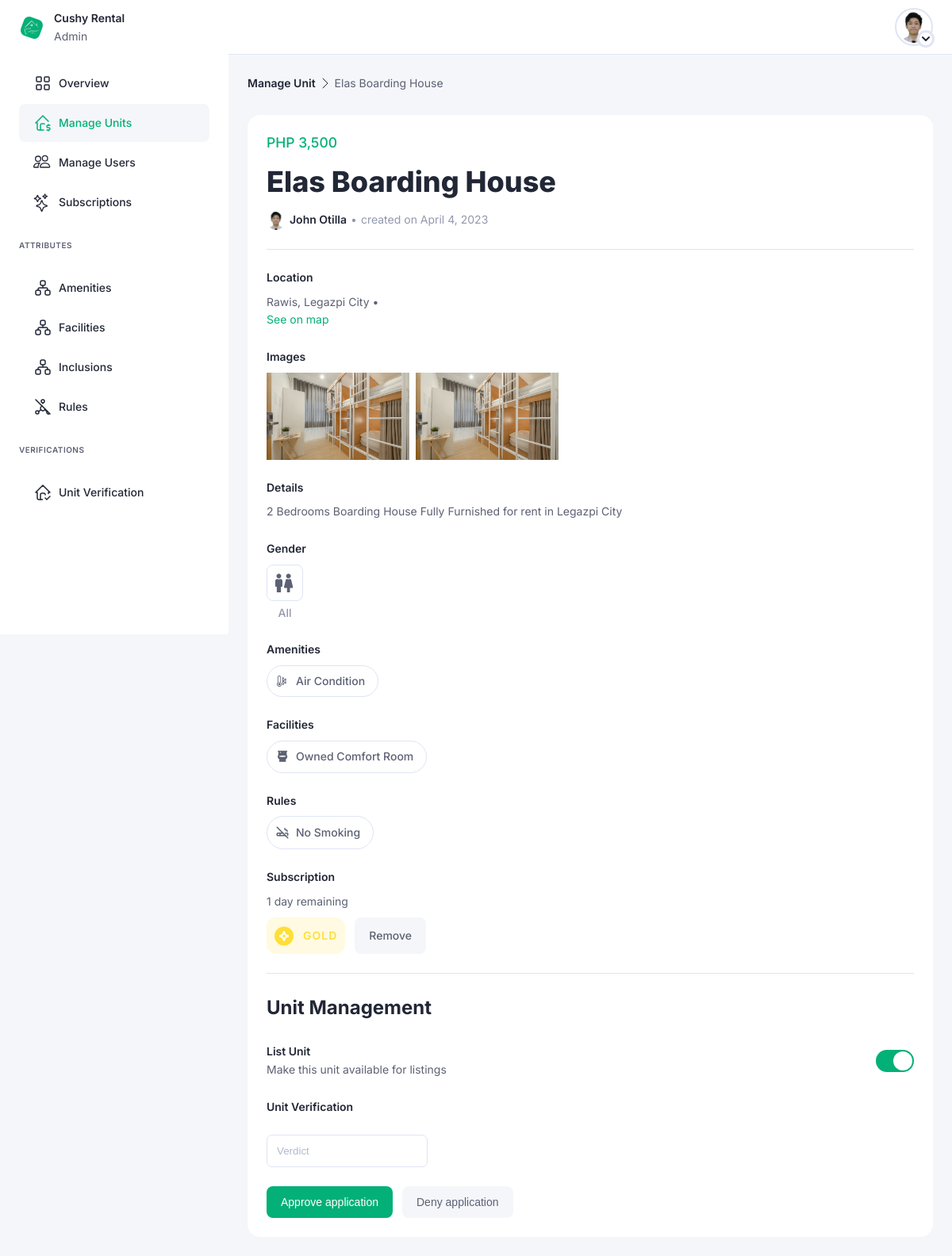
Page /modules/admin/pages/manage_unit_details.php?unit_id=1 on the earlier database version.
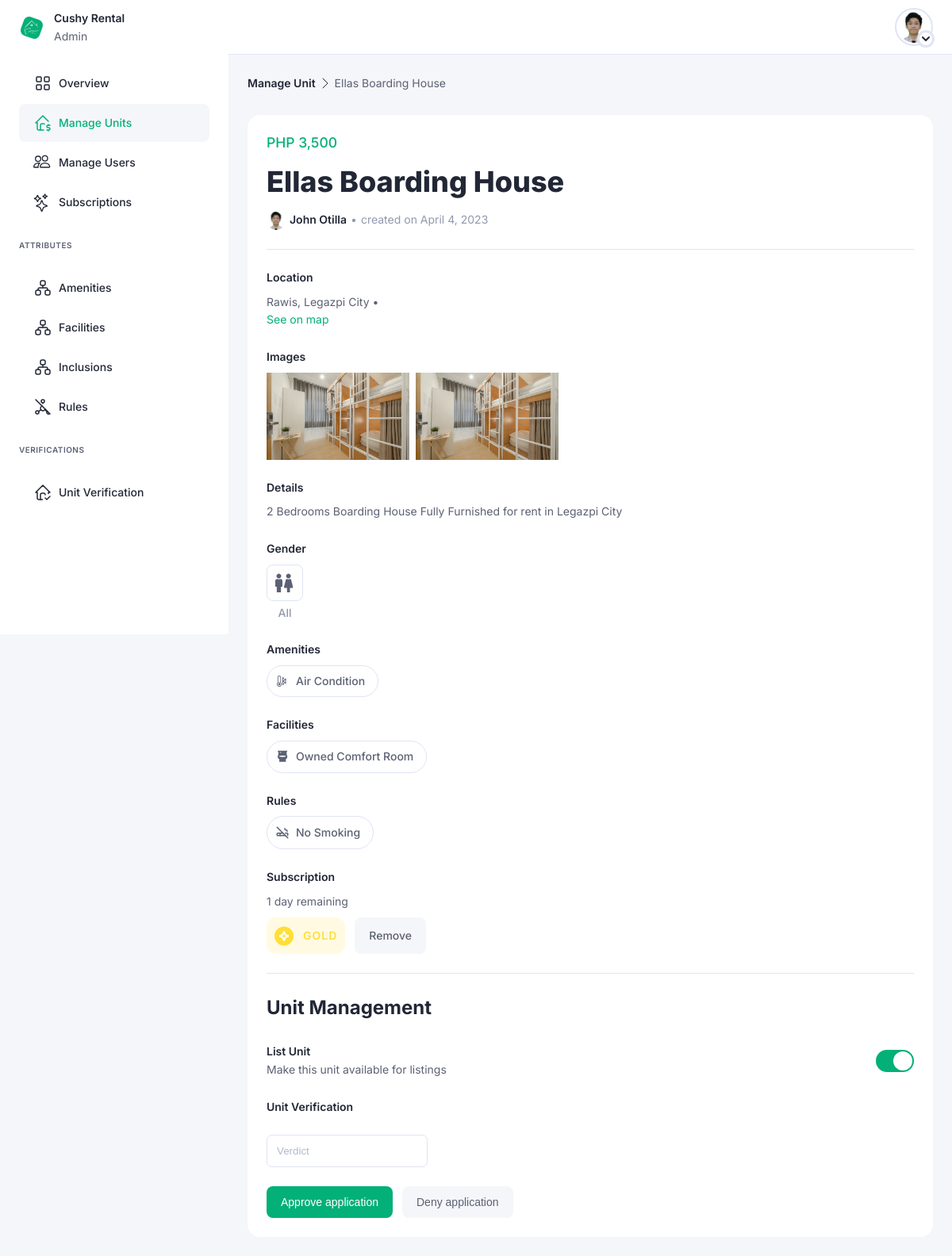
Same page on the later database version.
### tables this page shows
CREATE TABLE IF NOT EXISTS `cr_units`(
    `id` BIGINT PRIMARY KEY NOT NULL AUTO_INCREMENT,
    `landlord_id` BIGINT NOT NULL,
    `name` VARCHAR(255) NOT NULL,
    `details` LONGTEXT NOT NULL,
     
    `price` DOUBLE(8, 2) NOT NULL,
    `month_advance` INT NOT NULL COMMENT '\"0\" -> none',
    `month_deposit` INT NOT NULL COMMENT '\"0\" -> none',
     
    `location` JSON NOT NULL COMMENT '{
latitude: 0,
longitude: 0
}',
    `target_gender` TINYINT NOT NULL DEFAULT '0' COMMENT '\"0\" -> all,
\"1\" -> male,
\"2\" -> female',
    `slots` INT NOT NULL DEFAULT '1',
     
    `subscription_id` BIGINT ,
    `is_listed` TINYINT NOT NULL,
    `request_status` TINYINT NOT NULL DEFAULT '0' COMMENT '\"0\" -> pending,
\"1\" -> approved,
\"2\" -> denied,
\"3\" -> canceled',
    `status` TINYINT NOT NULL DEFAULT '1'
);

CREATE TABLE IF NOT EXISTS `cr_users`(
    `id` BIGINT PRIMARY KEY NOT NULL AUTO_INCREMENT,
    `email` VARCHAR(255) NOT NULL,
    `password` TEXT NOT NULL,
    `first_name` VARCHAR(255) NOT NULL,
    `middle_name` VARCHAR(255) NOT NULL,
    `last_name` VARCHAR(255) NOT NULL,
    `gender` TINYINT NOT NULL,
    `phone_number` VARCHAR(255) NOT NULL,
    `user_type_id` BIGINT NOT NULL,
    `is_verified` TINYINT NOT NULL DEFAULT '0',
    `status` TINYINT NOT NULL DEFAULT '1'
);

### functions/db_functions.php (called while the page is built, shortened)
<?php
function db_queryOnce($sql = '', $msg)
{
    $con = connection();
    $res = $con->query($sql) or die($con->error);
    $out = null;
    $data = $res->fetch_assoc();
    $out['data'] = $data;
    $out['msg'] = '';
    return $out;
}

### api/units/units.php (called while the page is built, shortened)
<?php
include_once('../../../functions/db_functions.php');
function units_show($id)
{
    $sql = "SELECT * FROM `cr_units` WHERE id = '$id'";
    $res = db_queryOnce($sql, "No unit found with an id of $id.");
    return $res;
}

### api/users/users.php (called while the page is built, shortened)
<?php
include_once('../../../functions/db_functions.php');
function users_show($id)
{
    $sql = "SELECT * FROM `cr_users` WHERE id = '$id'";
    $res = db_queryOnce($sql, "No user found with an id of $id.");
    return $res;
}

### modules/admin/pages/manage_unit_details.php (the view, shortened to what this page needs)
<!DOCTYPE html>
<?php
$selected = 'manage_units';
$unit_id = $_GET['unit_id'];
include '../../../api/units/units.php';
$q_unit = units_show($unit_id);
$unit = $q_unit['data'];
include '../../../api/users/users.php';
$q_user = users_show($unit['landlord_id']);
$user = $q_user['data'];
?>
<html lang="en">
<head>
    <link rel="stylesheet" href="/cr_demo/css/index.css">
    <link rel="stylesheet" href="../css/index.css">
</head>
<body>
    <main>
        <?php include '../layout/sidebar.php' ?>
        <section>
            <?php include '../layout/topbar.php' ?>
            <div class="container">
                <div>
                    <div class="breadcrumbs">
                        <span class="title">Manage Unit</span>
                        <span class="breadcrumb-arrow"></span>
                        <span><?= $unit['name'] ?></span>
                    </div>
                </div>
                <div class="unit-container">
                    <div class="unit-intro">
                        <p class="unit-price">PHP <?= number_format($unit['price']) ?></p>
                        <h1 class="unit-title"><?= $unit['name'] ?></h1>
                        <div class="user-info">
                            <div class="user-info-pic"><img src="/cr_demo/assets/images/accounts/user1/user1.png" alt=""></div>
                            <p class="title"><?= $user['first_name'] . ' ' . $user['last_name'] ?></p>
                            •
                            <p>created on April 4, 2023 </p>
                        </div>
                    </div>
                    <hr>
                    <div class="unit-section">
                        <p class="title">Location</p>
                        <p>Rawis, Legazpi City • <span><a href="" class="link">See on map</a></span></p>
                    </div>
                    <div class="unit-section">
                        <p class="title">Images</p>
                        <div class="unit-images">
                            <div class="unit-image"><img src="/cr_demo/assets/images/units/unit1/unit_1_1.jpg" alt=""></div>
                            <div class="unit-image"><img src="/cr_demo/assets/images/units/unit1/unit_1_1.jpg" alt=""></div>
                        </div>
                    </div>
                    <div class="unit-section">
                        <p class="title">Details</p>
                        <p><?= $unit['details'] ?></p>
                    </div>
                    <div class="unit-section">
                        <p class="title">Gender</p>
                        <div>
                            <div class="icon-card">
                                <div class="icon-card-icon">
                                </div>
                                <p>All</p>
                            </div>
                        </div>
                    </div>
                    <div class="unit-section">
                        <p class="title">Amenities</p>
                        <div class="unit-attributes-container">
                            <div class="chip">
                                <div class="chip-icon"><i class="bi bi-thermometer-snow"></i>
                                </div>
                                <p>Air Condition</p>
                            </div>
                        </div>
                    </div>
                    <div class="unit-section">
                        <p class="title">Facilities</p>
                        <div class="unit-attributes-container">
                            <div class="chip">
                                <div class="chip-icon"><i class="fa-solid fa-toilet"></i></div>
                                <p>Owned Comfort Room</p>
                            </div>
                        </div>
                    </div>
                    <div class="unit-section">
                        <p class="title">Rules</p>
                        <div class="unit-attributes-container">
                            <div class="chip">
                                <div class="chip-icon">
                                </div>
                                <p>No Smoking</p>
                            </div>
                        </div>
                    </div>
                    <div class="unit-section">
                        <p class="title">Subscription</p>
                        <p>1 day remaining</p>
                        <div class="col">
                            <div class="subs-card subs-gold">
                                <span>
                                </span>
                                GOLD
                            </div>
                            <div class="btn btn-secondary">
                                Remove
                            </div>
                        </div>
                    </div>
                    <hr>
                    <h2>Unit Management</h2>
                    <div class="list-section">
                        <div>
                            <div class="title">List Unit</div>
                            <p class="">Make this unit available for listings</p>
                        </div>
                        <label class="switch">
                            <span class="slider round"></span>
                        </label>
                    </div>
                    <p class="title">Unit Verification</p>
                    <div class="tf-short">
                        <input type="text" placeholder="Verdict">
                    </div>
                    <div class="btn-container">
                        <button class=" btn btn-primary">Approve application</button>
                        <button class="btn btn-secondary">Deny application</button>
                    </div>
                </div>
            </div>
        </section>
    </main>
</body>
</html>

### modules/admin/layout/sidebar.php (shortened to what this page needs)
<aside class="sb">
    <div class="sb-brand">
        <div class="sb-brand-logo">
        </div>
        <div class="sb-brand-content">
            <p class="title">Cushy Rental</p>
            <p>Admin</p>
        </div>
    </div>
    <div class="sb-item-group">
        <a class="sb-item <?php if ($selected == 'overview') echo 'sb-selected' ?> " href="overview.php">
            <div class="sb-item-icon"></div>
            <div class="sb-item-title">Overview</div>
        </a>
        <a class="sb-item <?php if ($selected == 'manage_units') echo 'sb-selected' ?> " href=" manage_units.php">
            <div class="sb-item-icon"></div>
            <div class="sb-item-title">Manage Units</div>
        </a>
        <a class="sb-item <?php if ($selected == 'manage_users') echo 'sb-selected' ?> " href=" manage_users.php">
            <div class="sb-item-icon"></div>
            <div class="sb-item-title">Manage Users</div>
        </a>
        <a class="sb-item <?php if ($selected == 'subscriptions') echo 'sb-selected' ?> " href=" subscriptions.php">
            <div class="sb-item-icon star">
            </div>
            <div class="sb-item-title">Subscriptions</div>
        </a>
    </div>
    <p class="pre-title">ATTRIBUTES</p>
    <div class="sb-item-group">
        <a class="sb-item <?php if ($selected == 'amenities') echo 'sb-selected' ?> " href="manage_amenities.php">
            <div class="sb-item-icon"></div>
            <div class="sb-item-title">Amenities</div>
        </a>
        <a class="sb-item <?php if ($selected == 'facilities') echo 'sb-selected' ?> " href="manage_facilities.php">
            <div class="sb-item-icon"></div>
            <div class="sb-item-title">Facilities</div>
        </a>
        <a class="sb-item <?php if ($selected == 'inclusions') echo 'sb-selected' ?> " href="manage_inclusions.php">
            <div class="sb-item-icon"></div>
            <div class="sb-item-title">Inclusions</div>
        </a>
        <a class="sb-item <?php if ($selected == 'rules') echo 'sb-selected' ?> " href=" manage_rules.php">
            <div class="sb-item-icon star">
            </div>
            <div class="sb-item-title">Rules</div>
        </a>
    </div>
    <p class="pre-title">VERIFICATIONS</p>
    <div class="sb-item-group">
        <a class="sb-item <?php if ($selected == 'unit_verification') echo 'sb-selected' ?> " href="unit_verification.php">
            <div class="sb-item-icon"></div>
            <div class="sb-item-title">Unit Verification</div>
        </a>
    </div>
</aside>

### modules/admin/layout/topbar.php (shortened to what this page needs)
<div class="tb">
    <div class="tb-profile-container">
        <div class="tb-profile">
            <img src="/cr_demo/assets/images/accounts/user1/user1.png" alt="">
        </div>
        <div class="tb-profile-action">
        </div>
    </div>
</div>

### css/index.css (style rules this page uses)
* { box-sizing: border-box; margin: 0; }
:root { --accent: #03b077; --accent-light-opacity: #03b07724; --accent-dark: #1d6156; --accent-light: #5acfa9; --accent-lighter: #b1eeda; --accent-lightest: #c6f6e7; --accent-danger: #eb5858; --accent-danger-light: #eb58580a; --bg: #f4f6f9; --bg-layer1: #fff; --bg-layer2: #f5f6f9; --bg-layer3: #f0f2f5; --bg-layer4: #e4e6eb; --fc-strong: #222736; --fc-body: #5c6173; --fc-body-light: #9299ad; --fc-body-lighter: #b2b9ce; --border-color: #e0e4f5; --padding: 12px; --subscription-gold: rgb(254, 223, 55); --subscription-gold-bg: rgba(254, 223, 55, 0.15); --subscription-bronze: #cd7f32; --subscription-bronze-bg: #cd7f3226; --subscription-silver: #c0c0c0; --subscription-silver-bg: #c0c0c026; }
body { background-color: var(--bg); font-family: "Inter"; font-size: 14px; font-weight: 400; line-height: calc(1em * 1.618); color: var(--fc-body); }
h1 { font-size: 36px; line-height: calc(36px * 1.618); color: var(--fc-strong); font-weight: 800; letter-spacing: 2%; }
h2 { font-size: 24px; line-height: calc(24px * 1.618); color: var(--fc-strong); font-weight: 700; letter-spacing: 2%; }
.title { font-family: "Inter"; font-size: 1em; font-weight: 600; color: var(--fc-strong); }
.pre-title { font-weight: 600; font-size: 10px; line-height: 12px; letter-spacing: 0.05em; }
.col { display: flex; gap: 12px; }
button { background-color: transparent; border: none; cursor: pointer; font-size: 1em; }
.btn { display: flex; width: fit-content; flex-direction: row; justify-content: center; align-items: center; height: fit-content; padding: 12px 18px; gap: 8px; border-radius: 8px; align-self: stretch; font-weight: 500; }
.btn-primary { background-color: var(--accent); color: #fff; }
.btn-secondary { background-color: var(--bg-layer2); color: var(--fc-body); }
.btn-container { display: flex; gap: 12px; }
hr { display: block; height: 1px; border: 0; border-top: 1px solid var(--border-color); }
.switch { position: relative; display: inline-block; width: 48px; height: 28px; }
input { border-radius: 7px; border: 1px solid var(--border-color); padding: 12px 12px; color: var(--fc-body); }
.tf-short { width: 300px; }
.slider { position: absolute; cursor: pointer; top: 0; left: 0; right: 0; bottom: 0; background-color: #ccc; -webkit-transition: 0.4s; transition: 0.4s; }
.slider:before { position: absolute; content: ""; height: 24px; width: 24px; left: 2px; bottom: 2px; background-color: white; -webkit-transition: 0.4s; transition: 0.4s; }
input:checked + .slider { background-color: var(--accent); }
input:checked + .slider:before { -webkit-transform: translateX(20px); -ms-transform: translateX(20px); transform: translateX(20px); }
.slider.round { border-radius: 34px; }
.slider.round:before { border-radius: 50%; }
a.link { color: var(--accent); text-decoration: none; width: fit-content; display: flex; justify-content: center; align-items: center; gap: 4px; }
.icon-card { display: flex; justify-content: flex-start; align-items: center; flex-direction: column; width: fit-content; gap: 4px; color: var(--fc-body-light); font-weight: 500; }
.icon-card-icon { display: flex; justify-content: center; align-items: center; border: 1px solid var(--border-color); border-radius: 8px; padding: 10px; }
.unit-attributes-container { display: flex; align-items: center; justify-content: flex-start; width: fit-content; gap: 12px; }
.chip { padding: 8px 16px 8px 10px; display: flex; justify-content: center; align-items: center; gap: 8px; border-radius: 25px; color: var(--fc-body); border: 1px solid var(--border-color); font-weight: 500; }
.chip-icon { color: inherit; display: flex; justify-content: center; align-items: center; width: 18px; height: auto; }
.chip-icon i { color: inherit; display: flex; justify-content: center; align-items: center; }
.subs-card { border-radius: 12px; padding: 10px; display: flex; width: fit-content; justify-content: center; align-items: center; gap: 12px; font-weight: 600; letter-spacing: 1px; }
.subs-card span { display: flex; justify-content: center; align-items: center; }
.subs-gold { background-color: var(--subscription-gold-bg); color: var(--subscription-gold); }

Differences in the rows shown:
changed cr_units "2 Bedrooms Boarding House Fully Furnished for rent in Legazpi City": name "Elas Boarding House" → "Ellas Boarding House"
